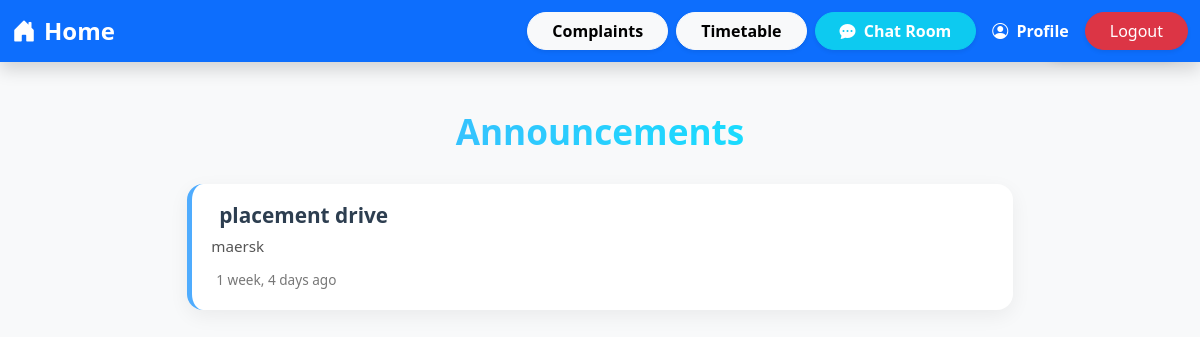
Screenshot of /announcement/ (signed in) with the database file from the repository.
### admission/models.py (models this page shows, shortened)
class Announcements(models.Model):
    about = models.CharField(max_length=120)
    body = models.TextField(blank=False, null=True)
    created = models.DateTimeField(auto_now_add=True)
    updated = models.DateTimeField(auto_now=True)
    class Meta:
        ordering = ['-updated', '-created']

### admission/views.py (the view, shortened to what this page needs)
# urls.py: path('announcement/',views.announcement_view,name='announcement'),
@login_required
def announcement_view(request):
    announcements = Announcements.objects.all()
    context = {"announcements":announcements}
    return render(request,'admission/announcement.html',context)

### admission/templates/admission/announcement.html (shortened to what this page needs)
{% extends 'base.html' %}
{% block content %}
<div class="container mt-5 announcement-container">
    <h1 class="announcement-title-main">Announcements</h1>
    {% if announcements %}
        {% for announcement in announcements %}
            <div class="announcement-card mb-4">
                <h2 class="announcement-title">{{ announcement.about }}</h2>
                <p class="announcement-body">{{ announcement.body }}</p>
                <div class="d-flex justify-content-between align-items-center">
                    <time class="announcement-time">{{ announcement.created | timesince }} ago</time>
                </div>
            </div>
        {% endfor %}
    {% else %}
        <div class="alert text-center">
            <h4 class="fw-bold">No Announcements Yet!</h4>
            <p class="mb-0">Please check back later.</p>
        </div>
    {% endif %}
</div>
{% endblock content %}

### templates/base.html (style rules this page uses)
:root { --bg-color: #f8f9fa; --text-color: #212529; --primary-gradient: linear-gradient(135deg, #007bff, #6610f2); }
body { background: var(--bg-color); color: var(--text-color); transition: background 0.4s ease, color 0.4s ease; font-family: "Segoe UI", sans-serif; }

### admission/templates/admission/announcement.html (style rules this page uses)
.announcement-container { max-width: 850px; margin: auto; }
.announcement-title-main { font-size: 2.2rem; font-weight: 700; text-align: center; background: linear-gradient(90deg, #4facfe, #00f2fe); -webkit-background-clip: text; -webkit-text-fill-color: transparent; margin-bottom: 2rem; }
.announcement-card { border: none; border-radius: 16px; background: #ffffff; box-shadow: 0 6px 20px rgba(0,0,0,0.06); padding: 1.2rem; transition: transform 0.2s ease, box-shadow 0.2s ease; border-left: 5px solid #4facfe; }
.announcement-title { font-size: 1.3rem; font-weight: 600; color: #2d3e50; margin-bottom: 0.4rem; display: flex; align-items: center; gap: 8px; }
.announcement-title::before { content: ""; }
.announcement-body { font-size: 0.95rem; color: #555; line-height: 1.5; margin-bottom: 0.8rem; }
.announcement-time { font-size: 0.85rem; color: #777; display: flex; align-items: center; gap: 5px; }
.announcement-time::before { content: ""; }

### rows the page displays
Announcements: about "placement drive", body "maersk", created "1 week, 4 days"
